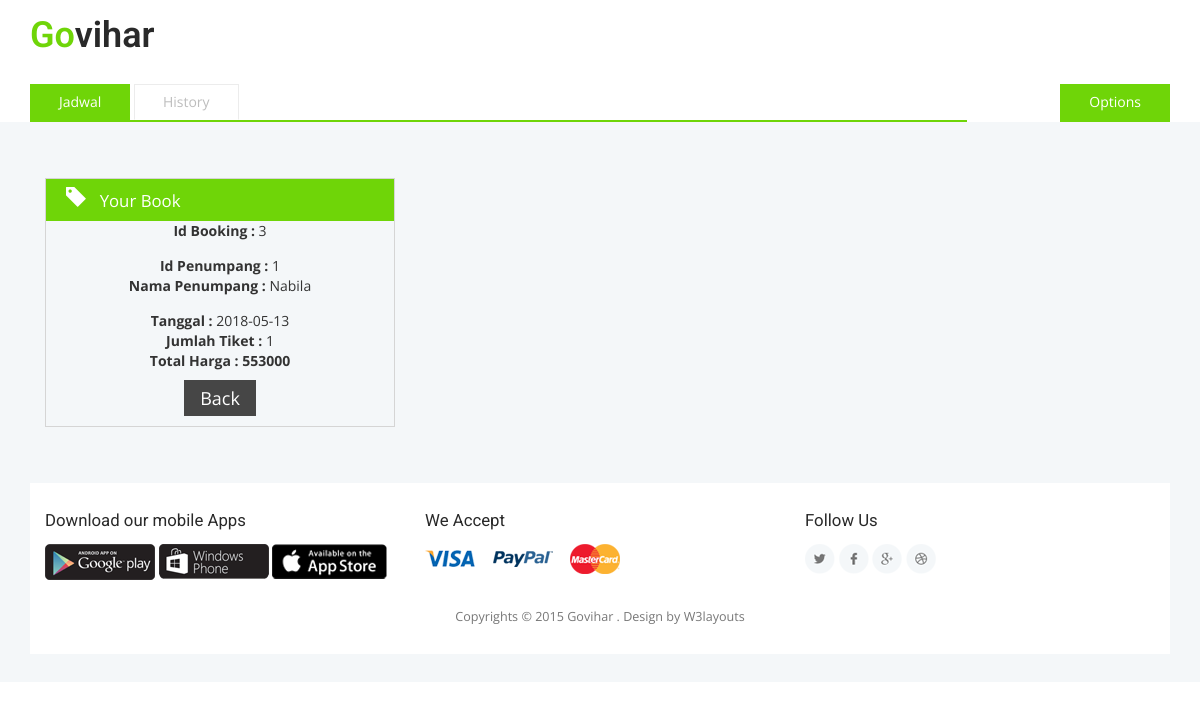
Page /Booking/preview/3 on the committed database.
### tables this page shows
CREATE TABLE IF NOT EXISTS `booking` (
  `IdBooking` int(5) NOT NULL,
  `FK_KodePesawat` varchar(30) NOT NULL,
  `FK_IdPenumpang` int(10) NOT NULL,
  `TanggalBook` date NOT NULL,
  `JumlahTiket` int(11) NOT NULL,
  `TotalHarga` int(11) NOT NULL
);

CREATE TABLE IF NOT EXISTS `penumpang` (
  `IdPenumpang` int(10) NOT NULL,
  `Nama` varchar(150) DEFAULT NULL,
  `KTP` int(20) DEFAULT NULL,
  `Email` varchar(150) DEFAULT NULL,
  `NoHp` int(13) DEFAULT NULL,
  `username` varchar(200) NOT NULL,
  `password` varchar(200) NOT NULL
);

### application/controllers/Booking.php (called while the page is built, shortened)
<?php
class Booking extends CI_Controller {
	function __construct(){
		$this->load->helper(array('url'));
		$this->load->model('PenumpangModel');
		$this->load->model('PesawatModel');
		$this->load->model('BookingModel');
	}
	public function preview($id=''){
		$data['result'] = $this->BookingModel->GetPreview($id);
		$this->load->view('Templates/Header');
		$this->load->view('Booking/preview',$data);
		$this->load->view('Templates/Footer');
	}
}

### index.php (called while the page is built, shortened)
<?php
require_once BASEPATH.'core/CodeIgniter.php';

### application/models/BookingModel.php (called while the page is built, shortened)
<?php
class BookingModel extends CI_Model {
	public function GetPreview($id=''){
		$isi = $this->db->query('
			SELECT * FROM booking as b
			join penumpang as p on b.FK_IdPenumpang = p.IdPenumpang
			where IdBooking = '.$id);
		return $isi->result_array();
	}
}

### application/views/Booking/preview.php (the view, shortened to what this page needs)
<div class="banner-bottom">
    <div class="container">
		<div class="col-md-4 single-gd-rt">
			<div class="spl-btn">
				<div class="spl-btn-bor">
					<span class="glyphicon glyphicon-tag" aria-hidden="true"></span>
					<p>Your Book</p>
				</div>
				<div align="center">
					<?php foreach ($result as $data) { ?>
						<div class="form-group">
							<p><strong>Id Booking :</strong> <?php echo $data['IdBooking']; ?></p>
						</div>
						<div class="form-group">
							<p><strong>Id Penumpang :</strong> <?php echo $data['FK_IdPenumpang']; ?></p>
							<p><strong>Nama Penumpang :</strong> <?php echo $data['Nama']; ?></p>
						</div>
						<div class="form-group">
							<p><strong>Tanggal :</strong> <?php echo $data['TanggalBook']; ?></p>
							<p><strong>Jumlah Tiket :</strong> <?php echo $data['JumlahTiket']; ?></p>
							<p><strong>Total Harga : <?php echo $data['TotalHarga']; ?></strong></p>
						</div>
						<div class="form-group">
							<a class="best-btn" href="<?php echo base_url()."Booking/read/"; ?>">Back</a>
						</div>
					<?php } ?>
				</div>
			</div>
		</div>
	</div>
</div>

### assets/css/style.css (style rules this page uses)
body { margin:0; font-family: 'Open Sans', sans-serif; background-color:#fff; }
body a { transition: 0.5s all ease; -webkit-transition: 0.5s all ease; -moz-transition: 0.5s all ease; -o-transition: 0.5s all ease; -ms-transition: 0.5s all ease; text-decoration:none; }
p { margin:0; }
.banner-bottom { padding: 4em 0 0 0; background: #f4f7f9; }
.spl-btn { border:1px solid #d5d5d5; }
.spl-btn-bor p { color:#fff; font-size:1.2em; display:inline-block; }
.spl-btn-bor { padding: 8px 20px; background: #6fd508; }
.spl-btn-bor span { margin-right: 10px; color:#fff; font-size:20px; top:0; }
a.best-btn { text-decoration: none; background: #464646; color: #fff; font-size: 18px; padding: 6px 16px; }

### rows in the picture
booking: IdBooking "3", FK_IdPenumpang "1", FK_IdPenumpang.Nama "Nabila", TanggalBook "2018-05-13", JumlahTiket "1", TotalHarga "553000"
